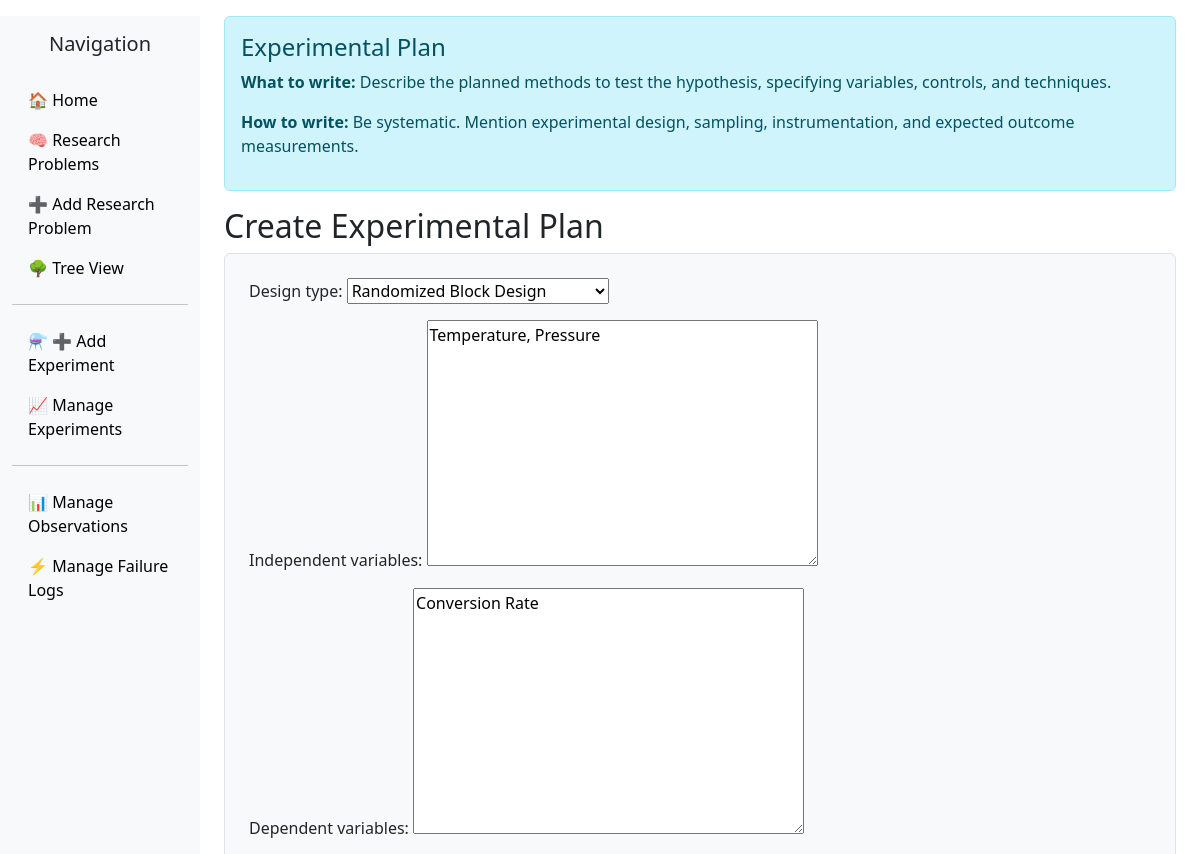
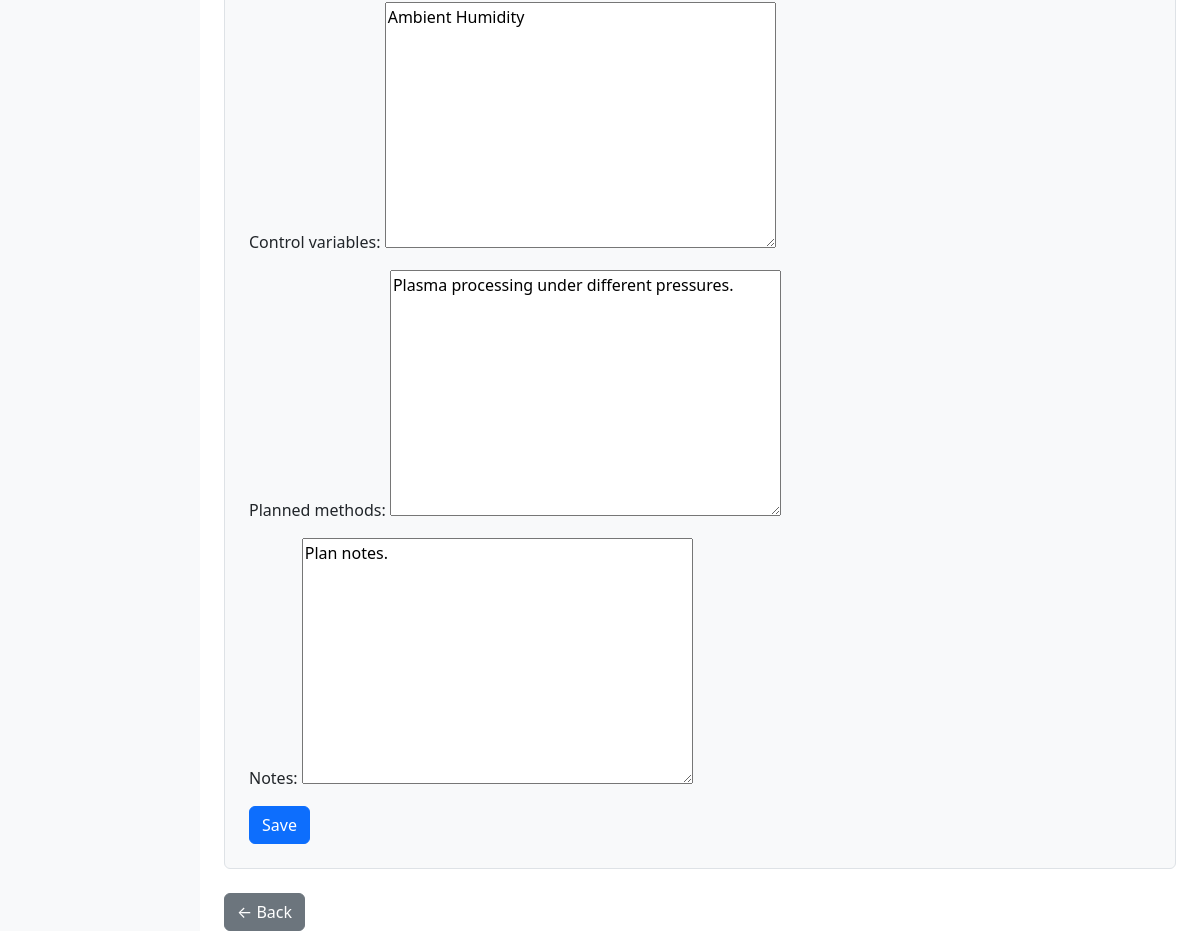
Page /plans/3/edit/ on the committed database (2 pictures, top to bottom).
### scientificmethod/models.py (models this page shows, shortened)
class TimestampedModel(models.Model):
    created_at = models.DateTimeField(default=timezone.now)
    updated_at = models.DateTimeField(auto_now=True)
    class Meta:
        abstract = True

class ExperimentalPlan(TimestampedModel):
    hypothesis = models.ForeignKey(Hypothesis, on_delete=models.CASCADE, related_name='experimental_plans')
    design_type = models.CharField(
        max_length=50,
        choices=[
            ('CRD', 'Completely Randomized Design'),
            ('RBD', 'Randomized Block Design'),
            ('LSD', 'Latin Square Design'),
            ('Other', 'Other Design')
        ]
    )
    independent_variables = MDTextField()
    dependent_variables = MDTextField()
    control_variables = MDTextField()
    planned_methods = MDTextField()
    notes = MDTextField(null=True, blank=True)

### scientificmethod/views.py (the view, shortened to what this page needs)
# urls.py: path('plans/<int:pk>/edit/', views.ExperimentalPlanUpdateView.as_view(), name='experimentalplan_update'),  # NEW
class ExperimentalPlanUpdateView(generic.UpdateView):
    model = ExperimentalPlan
    fields = ['design_type', 'independent_variables', 'dependent_variables', 'control_variables', 'planned_methods',
              'notes']
    template_name = 'scientificmethod/experimentalplan_form.html'

### scientificmethod/templates/scientificmethod/experimentalplan_form.html (shortened to what this page needs)
{% extends "scientificmethod/base.html" %}
{% block content %}
<div class="alert alert-info" role="alert">
  <h4 class="alert-heading">Experimental Plan</h4>
  <p><strong>What to write:</strong> Describe the planned methods to test the hypothesis, specifying variables, controls, and techniques.</p>
  <p><strong>How to write:</strong> Be systematic. Mention experimental design, sampling, instrumentation, and expected outcome measurements.</p>
</div>
<h2>{% if edit_mode %}Edit{% else %}Create{% endif %} Experimental Plan</h2>
<form method="post" class="p-4 border rounded bg-light">
    {{ form.as_p }}
    <button type="submit" class="btn btn-primary">{% if edit_mode %}Update{% else %}Save{% endif %}</button>
</form>
<br>
<a href="{% url 'researchproblem_list' %}" class="btn btn-secondary">← Back</a>
{% endblock %}

### scientificmethod/templates/scientificmethod/base.html (style rules this page uses)
body { padding-top: 1rem; }

### rows in the picture
ExperimentalPlan: design_type "Randomized Block Design", independent_variables "Temperature, Pressure", dependent_variables "Conversion Rate", control_variables "Ambient Humidity", planned_methods "Plasma processing under different pressures.", notes "Plan notes."
